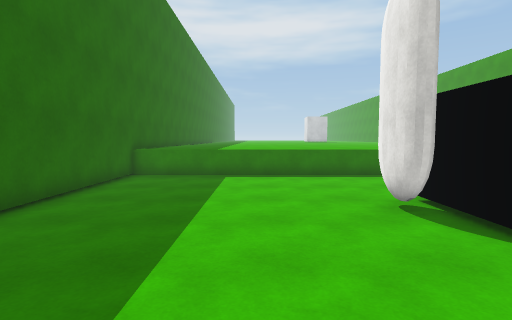
[1] (above)

16 first-person views from a walk through a Unity game level. The camera is 1.5 m above the floor, tilts 4° down and sees 80° across. The floor is counted in squares, 1 m on a side. Each view is taken from the middle of a square. On the plan, view 1 faces up. The plan holds only what a view shows up to about 15 squares ahead; the rest is blank. The place goes on beyond the plan. Surface patterns are stand-ins for the level's own textures.

[2]
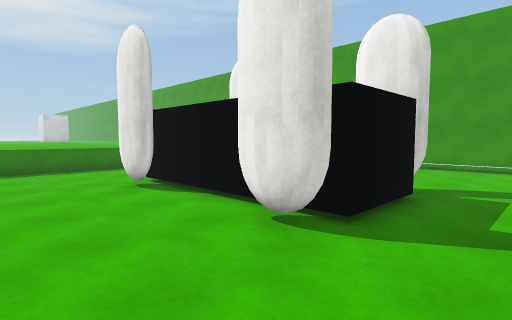

[3]
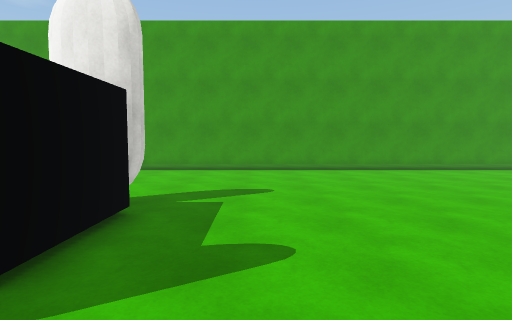

[4]
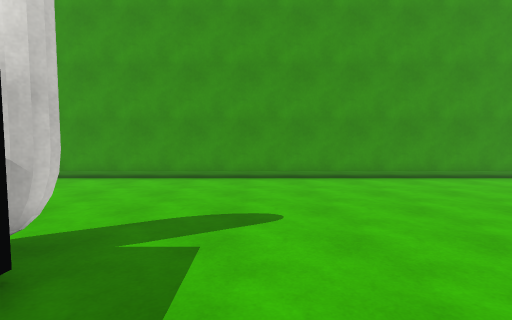

[5]
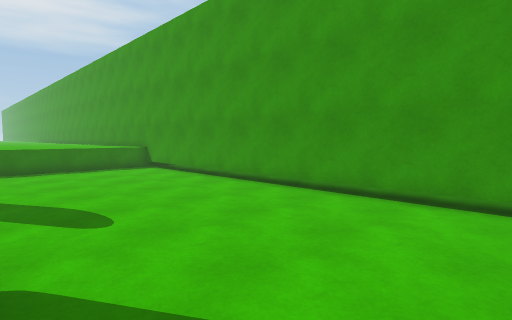

[6]
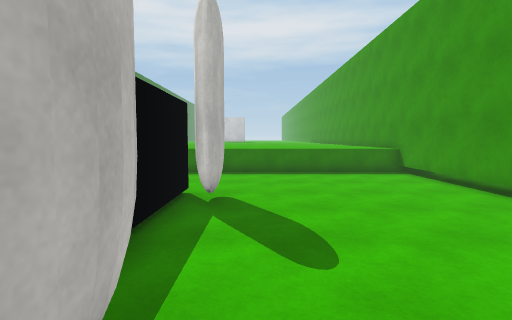

[7]
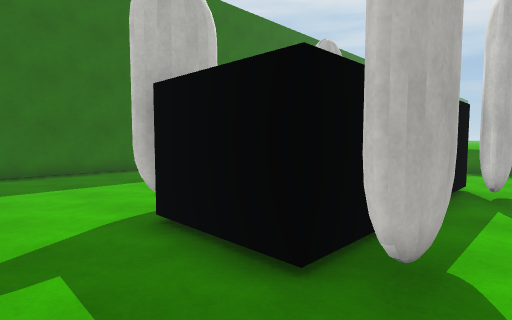

[8]
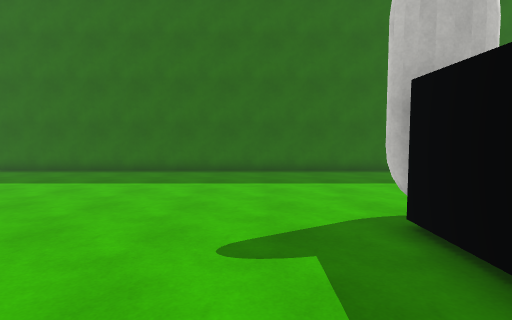

[9]
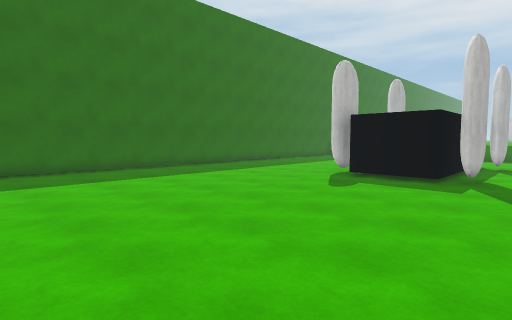

[10]
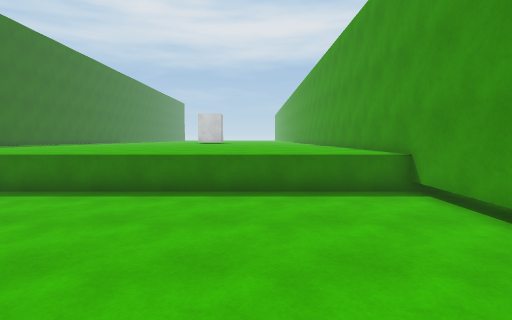

[11]
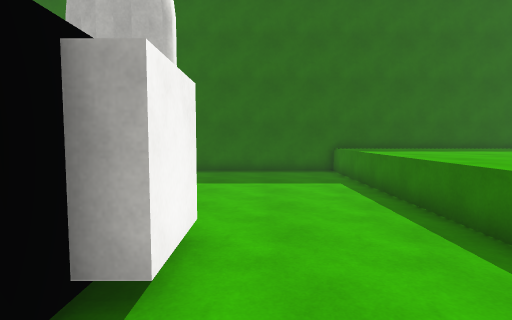

[12]
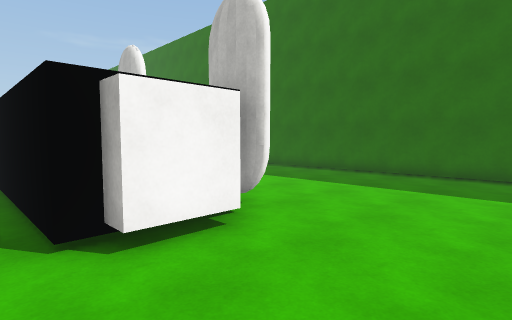

[13]
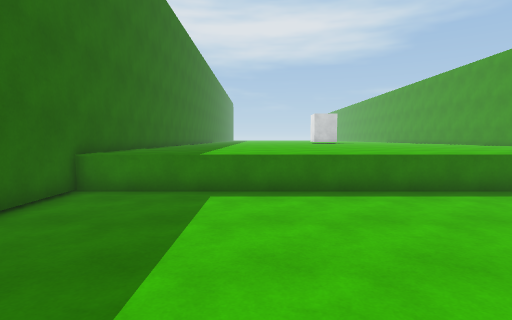

[14]
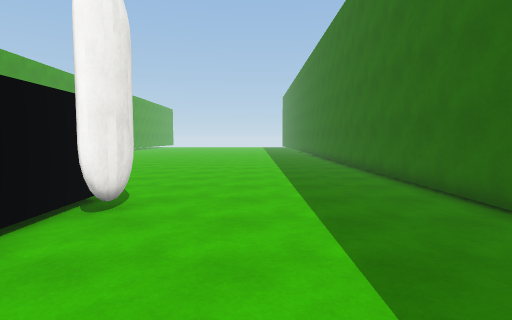

[15]
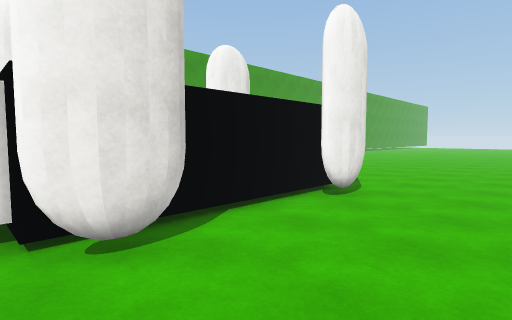

[16]
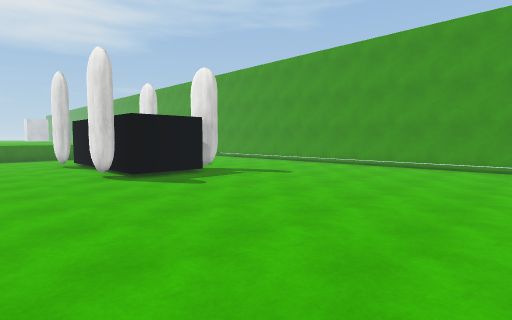

### Floor plan
Key: @ floor where view 1 was taken; # wall or solid block; . floor; ^ raised ledge; T thing the floor can be seen under or through; O other object.
Columns run from 5 left of view 1 to 17 right of it. Each row starts with its distance up from view 1.
 14 ^^^^^^^^^^^^^^^^^^^^^
 13 ^^^^^^^^^^^^^^^^^^^^^^^
 12 #....................#.
 11 #....................#.
 10 #....................T.
  9 #....................T.
  8 #.........OO.........T.
  7 #.......######.......T.
  6 #.......##  ##.......T.
  5 #........#  #........T.
  4 #........#  #........T.
  3 #........#  #........T.
  2 #........#  #........T.
  1 #.......##  ##.......T.
  0 #....@..######.......T.
 -1 #....................T.
 -2 #....................T.
 -3 #....................T.
 -4 #....................T.
 -5 #....................T.
 -6 #....................T.
 -7 #....................T.
 -8 #....................T.
 -9 #....................T.
-10 #....................T.
-11 #....................T.
-12 #....  ......  ......#

Positions as (right, up) in squares from view 1, and headings:
1: (0, 0), facing up
2: (-1, -3), facing up-right
3: (1, -3), facing right
4: (4, -3), facing right
5: (8, -3), facing up-right
6: (9, -1), facing up
7: (9, -3), facing up-left
8: (9, -3), facing left
9: (10, -12), facing up-left
10: (11, 4), facing up
11: (9, 9), facing left
12: (8, 12), facing down-left
13: (0, 4), facing up
14: (0, 7), facing down
15: (-1, 8), facing down-right
16: (-1, -12), facing up-right
